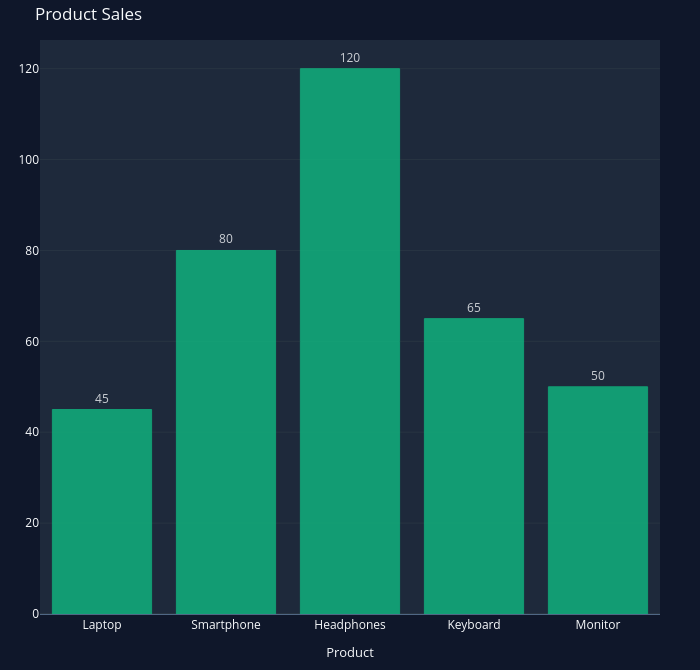

Source (notebook cell):
### Code cell
df2 = pd.DataFrame({
    "Product": ["Laptop", "Smartphone", "Headphones", "Keyboard", "Monitor"],
    "Units_Sold": [45, 80, 120, 65, 50]
})

fig = go.Figure()

fig.add_trace(
    go.Bar(
        x=df2["Product"],
        y=df2["Units_Sold"]
    )
)

fig.update_layout(
    title="Product Sales",
    width=700,
    height=670,
    margin=dict(l=40,r=40,t=40,b=30),
    paper_bgcolor="#0F172A",   # Main outer background
    plot_bgcolor="#1E293B",    # Chart/Paper area
    font=dict(
        color="#F8FAFC"
    ),
    template="plotly_dark"
)

fig.update_traces(
    marker=dict(
        color="#10B981",          # Bar color
        line=dict(
            color="#10B981",      # Bar border
            width=1
        )
    ),
    opacity=0.8,

    texttemplate="%{y}",
    textposition="outside"

   
)

fig.update_xaxes(
    title="Product",
    tickangle=0,
    showgrid=False,
    showline=True,
    tickfont=dict(size=12),
    title_font=dict(size=13)
)

fig.show()

### Figure 1 — Plotly figure (JSON) as saved in the notebook; plotly's stock layout.template omitted (floating-point values rounded to 4 significant figures)
{"data": [{"marker": {"color": "#10B981", "line": {"color": "#10B981", "width": 1}}, "opacity": 0.8, "textposition": "outside", "texttemplate": "%{y}", "type": "bar", "x": ["Laptop", "Smartphone", "Headphones", "Keyboard", "Monitor"], "y": [45, 80, 120, 65, 50]}], "layout": {"font": {"color": "#F8FAFC"}, "height": 670, "margin": {"b": 30, "l": 40, "r": 40, "t": 40}, "paper_bgcolor": "#0F172A", "plot_bgcolor": "#1E293B", "title": {"text": "Product Sales"}, "width": 700, "xaxis": {"showgrid": false, "showline": true, "tickangle": 0, "tickfont": {"size": 12}, "title": {"font": {"size": 13}, "text": "Product"}}}}
